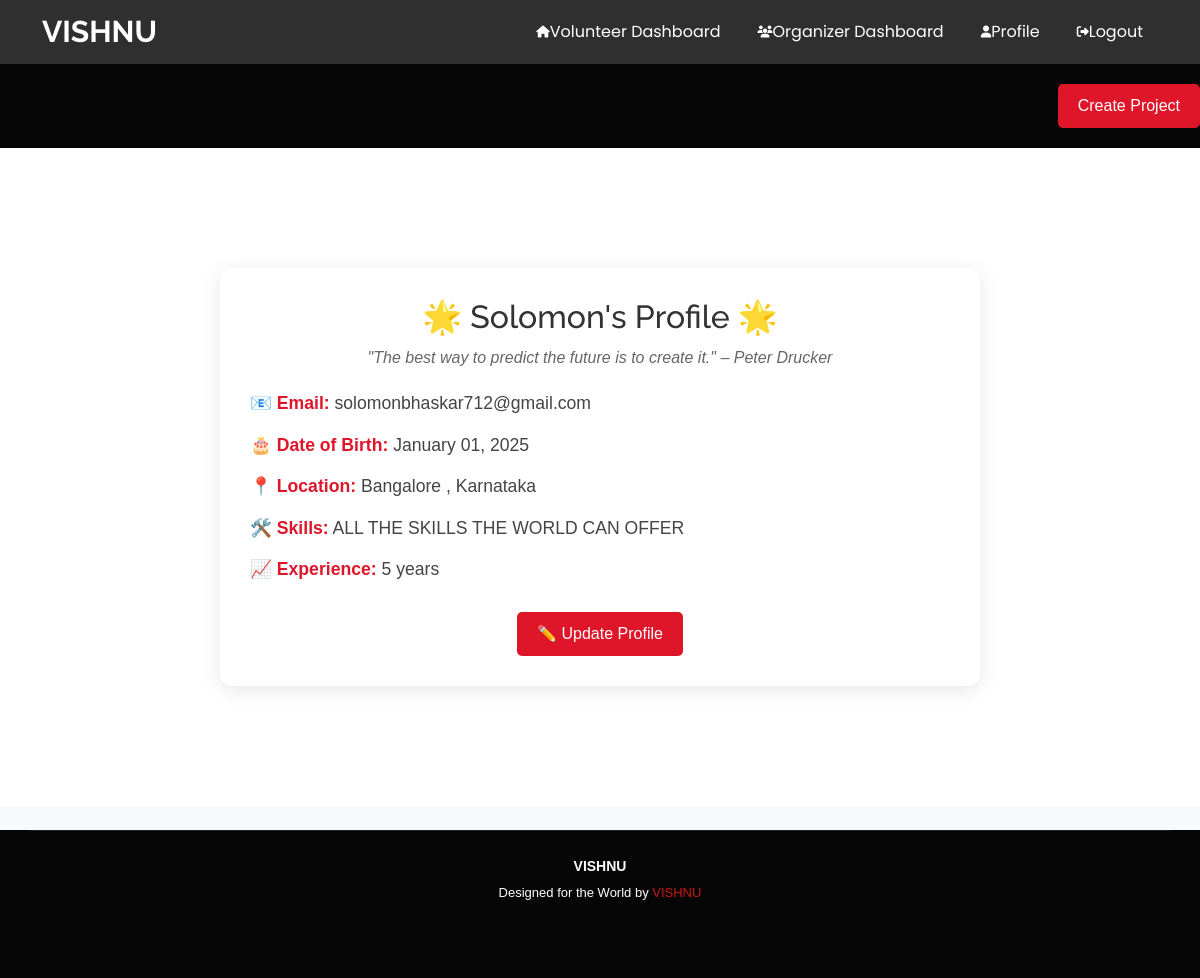
The page /user/profile/ (signed in) on the database its author committed.
### users/models.py (models this page shows, shortened)
class Volunteer(AbstractUser):
    dob = models.DateField(null=True, blank=True)
    location = models.CharField(max_length=255, blank=True, null=True)
    skills = models.TextField(blank=True, null=True)
    experience = models.IntegerField(default=0, blank=True, null=True)
    is_organizer = models.BooleanField(default=False)  # Admin-controlled
    request_organizer = models.BooleanField(default=False)  # Tracks requests
    is_approved = models.BooleanField(default=False)  # Admin must approve organizers

### users/views.py (the view)
# urls.py: path('profile/', profile_view, name='profile'),
@login_required(login_url='login')
def profile_view(request):
    return render(request, 'users/profile.html', {'user': request.user})

### users/templates/users/profile.html (shortened to what this page needs)
{% extends 'base.html' %}
{% block content %}
<div class="profile-container">
    <div class="profile-card">
        <div class="profile-header">
            <h2 class="profile-title">🌟 {{ user.username }}'s Profile 🌟</h2>
            <p class="profile-quote">"The best way to predict the future is to create it." – Peter Drucker</p>
        </div>
        <div class="profile-body">
            <div class="profile-info">
                <p><strong>📧 Email:</strong> {{ user.email }}</p>
                <p><strong>🎂 Date of Birth:</strong> {{ user.dob|date:"F d, Y"|default:"Not specified" }}</p>
                <p><strong>📍 Location:</strong> {{ user.location|default:"Not specified" }}</p>
                <p><strong>🛠️ Skills:</strong> {{ user.skills|default:"Not specified" }}</p>
                <p><strong>📈 Experience:</strong> {{ user.experience|default:"0" }} years</p>
            </div>
        </div>
        <div class="profile-footer">
            <a href="{% url 'profile_update' %}" class="btn btn-primary">✏️ Update Profile</a>
        </div>
    </div>
</div>
{% endblock %}

### static/css/main.css (style rules this page uses)
:root { --default-font: "Open Sans", system-ui, -apple-system, "Segoe UI", Roboto, "Helvetica Neue", Arial, "Noto Sans", "Liberation Sans", sans-serif, "Apple Color Emoji", "Segoe UI Emoji", "Segoe UI Symbol", "Noto Color Emoji"; --heading-font: "Raleway", sans-serif; --nav-font: "Poppins", sans-serif; }
:root { --background-color: #ffffff; --default-color: #444444; --heading-color: #191919; --accent-color: #cc1616; --surface-color: #ffffff; --contrast-color: #ffffff; }
:root { --nav-color: #ffffff; --nav-hover-color: #cc1616; --nav-mobile-background-color: #ffffff; --nav-dropdown-background-color: #ffffff; --nav-dropdown-color: #212529; --nav-dropdown-hover-color: #cc1616; }
:root { scroll-behavior: smooth; }
body { color: var(--default-color); background-color: var(--background-color); font-family: var(--default-font); }
a { color: var(--accent-color); text-decoration: none; transition: 0.3s; }
h1, h2, h3, h4, h5, h6 { color: var(--heading-color); font-family: var(--heading-font); }

### projects/static/projects/css/styles.css (style rules this page uses)
body { font-family: 'Arial', sans-serif; background-color: #f8f9fa; color: #333; }
.btn-primary { background-color: #cc1616; border: none; border-radius: 50px; padding: 8px 16px; transition: background-color 0.3s ease; }
.btn-primary { background-color: #cc1616; border-color: #cc1616; }

### users/templates/users/profile.html (style rules this page uses)
.profile-container { max-width: 800px; margin: 40px auto; padding: 20px; }
.profile-card { background-color: #ffffff; border-radius: 12px; box-shadow: 0 4px 20px rgba(0, 0, 0, 0.1); padding: 30px; text-align: left; }
.profile-header { margin-bottom: 20px; text-align: center; }
.profile-title { font-size: 2rem; color: #333; margin-bottom: 10px; }
.profile-quote { font-style: italic; color: #666; font-size: 1rem; }
.profile-body { margin-top: 20px; }
.profile-info { font-size: 1.1rem; color: #444; }
.profile-info p { margin-bottom: 15px; }
.profile-info strong { color: #df1529; }
.profile-footer { margin-top: 30px; text-align: center; }
.btn-primary { background-color: #df1529; border: none; padding: 10px 20px; font-size: 1rem; border-radius: 5px; color: white; transition: background-color 0.3s; }

### rows shown on the page
Volunteer: username "Solomon", email "solomonbhaskar712@gmail.com", dob "January 01, 2025", location "Bangalore , Karnataka", skills "ALL THE SKILLS THE WORLD CAN OFFER", experience "5"
